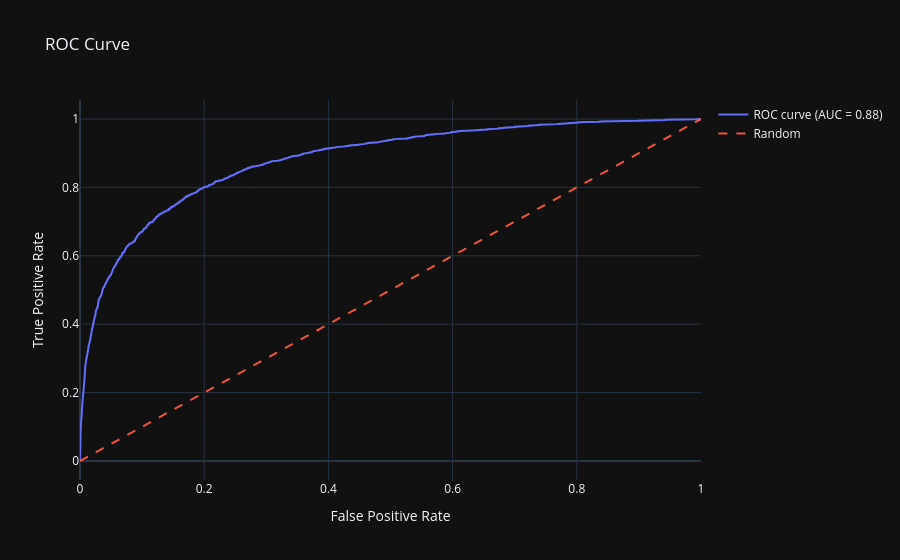

Notebook code for this chart:
### Code cell
lr_visualizer.plot_roc_curve()

### Figure 1 — Plotly figure (JSON) as saved in the notebook; plotly's stock layout.template omitted (floating-point values rounded to 4 significant figures; data arrays with more than 128 entries replaced by an {"elided": "..."} marker saying what was removed)
{"data": [{"mode": "lines", "name": "ROC curve (AUC = 0.88)", "x": {"elided": "2326 float values"}, "y": {"elided": "2326 float values"}, "type": "scatter"}, {"line": {"dash": "dash"}, "mode": "lines", "name": "Random", "x": [0, 1], "y": [0, 1], "type": "scatter"}], "layout": {"title": {"text": "ROC Curve"}, "xaxis": {"title": {"text": "False Positive Rate"}}, "yaxis": {"title": {"text": "True Positive Rate"}}, "showlegend": true}}
